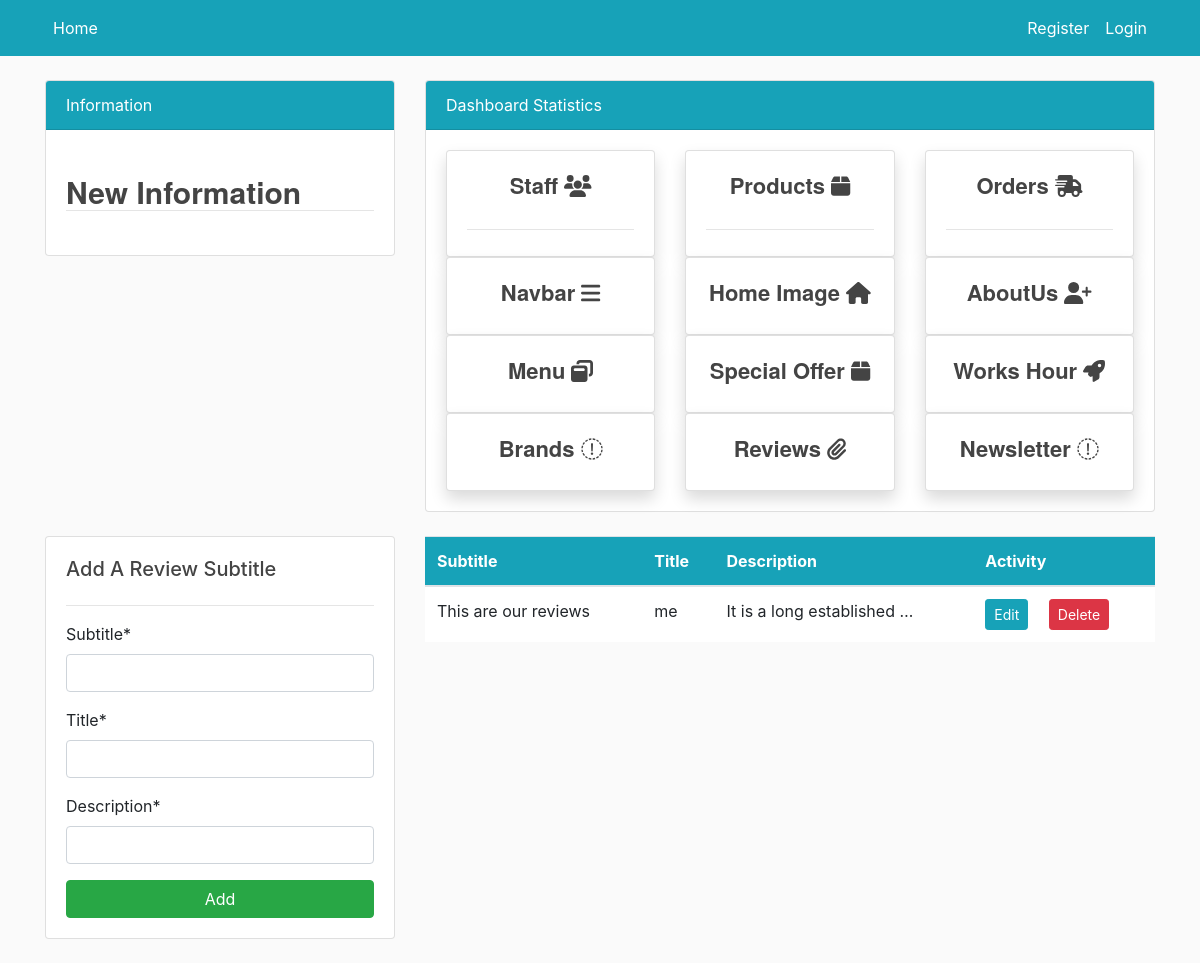
/reviews_customize/, run on the app's committed database.
### dashboard/models.py (models this page shows, shortened)
class ReviewsSubtitle(models.Model):
    subtitle = models.CharField(max_length=20)
    title = models.CharField(max_length=50)
    description = models.CharField(max_length=10000)

### dashboard/views.py (the view)
# urls.py: path('reviews_customize/', views.reviews_customize, name='dashboard-reviews_customize'),
def reviews_customize(request):
    review = ReviewsSubtitle.objects.all()
    if request.method == 'POST':
        form = ReviewsSubtitleForm(request.POST, request.FILES)
        if form.is_valid():
            obj = form.save()
            obj.save()
            messages.success(request, 'Your successfully added "Review" info.')
            redirect('dashboard-reviews_customize')
    else:
        form = ReviewsSubtitleForm()
    context = {
        'form': form,
        'review': review,
    }
    return render(request, 'dashboard/homeview-manage/reviews_customize.html', context)

### dashboard/forms.py
class ReviewsSubtitleForm(forms.ModelForm):
    class Meta:
        model = ReviewsSubtitle
        fields = ['subtitle', 'title', 'description']
        validators = [
            MaxLengthValidator(1,
                               message='A maximum of 1 instance can be added. If you want to change either delete or edit ')
        ]

### dashboard/templates/Dashboard/homeview-manage/reviews_customize.html (shortened to what this page needs)
{% extends 'partials/base.html' %}
{% load crispy_forms_tags %}
{% block content %}
{% include 'partials/topside.html' %}
<div class="row my-4">
    <div class="col-md-4">
        <div class="card card-body">
            <h5>Add A Review Subtitle</h5>
            <hr>
            <form method="POST" enctype="multipart/form-data">
                {{ form|crispy }}
                <input class="btn btn-success btn-block" type="submit" value="Add">
            </form>
        </div>
    </div>
    <div class="col-md-8">
        <table class="table bg-white">
            <thead class="bg-info text-white">
            <tr>
                <th scope="col">Subtitle</th>
                <th scope="col">Title</th>
                <th scope="col">Description</th>
                <th scope="col">Activity</th>
            </tr>
            </thead>
            <tbody>
            {% for review in review %}
            <tr>
                <td>{{ review.subtitle|truncatewords:5}}</td>
                <td>{{ review.title|truncatewords:5}}</td>
                <td>{{ review.description|truncatewords:5}}</td>
                <td>
                    <a class="btn btn-info btn-sm mr-2"
                       href="{% url 'dashboard-offer_customize_edit' review.id %}">Edit</a>
                    <a class="btn btn-danger btn-sm ml-2"
                       href="{% url 'dashboard-offer_customize_delete' review.id %}">Delete</a>
                </td>
            </tr>
            {% endfor %}
            </tbody>
        </table>
    </div>
</div>
{% endblock %}

### users/static/main/main.css (style rules this page uses)
:root { --footercolor: #003F72; --navbarcolor: #003F72; --btncolor: #003F72; --socialcolor: #003F72; --brightText: #ffffff; }
body { background: #fafafa; }
h1, h2, h3, h4, h5, h6 { color: #444444; }

### data on the page
ReviewsSubtitle: subtitle "This are our reviews", title "me", description "It is a long established …"
